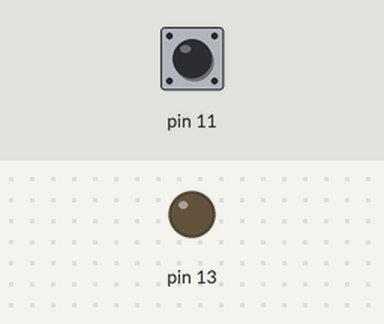
The sketch below on a simulated Arduino Uno, built with avr-gcc and run on an emulated ATmega328P. Shown: output pins drawn as LEDs (lit = HIGH). The inputs (shaded band) are chosen by the test bench; at power-on: pin 11 HIGH. What the sketch prints to the serial monitor is not drawn.

Above: at 1.2 s.
1.3 s: pin 11 pulled LOW for 0.15 s
At 1.37 s:
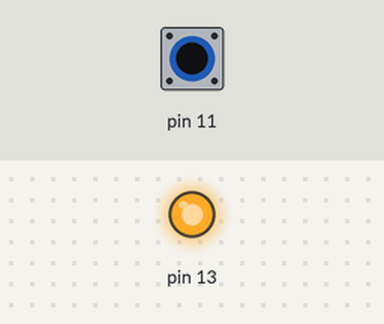
2.9 s: pin 11 pulled LOW for 3.2 s
At 7.3 s:
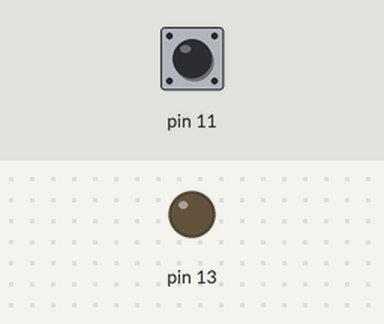
Timing chart, 0 to 8.8 s (numbered marks = the images above; inputs shaded):
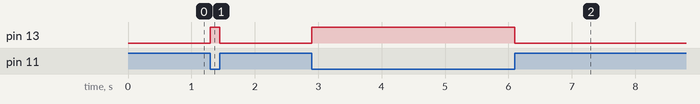

The sketch:

Przycisk.ino
```cpp
/*
Program do obsługi przycisku i pinów wejściowych
Autor: R.A.S.
05.02.2015
*/

void setup()
{
  Serial.begin(9600);
  pinMode(11, INPUT_PULLUP);
  pinMode(13, OUTPUT);
  Serial.println("Jestem");
}

void loop()
{
  digitalWrite(13, LOW);
  while(digitalRead(11) == LOW)
  {
   digitalWrite(13, HIGH);
  }
}
```

Measured:
- after the input at 1.3 s, pin 13: LOW → HIGH at once, → LOW 0.15 s later
- after the input at 2.9 s, pin 13: LOW → HIGH at once, → LOW 3.2 s later
